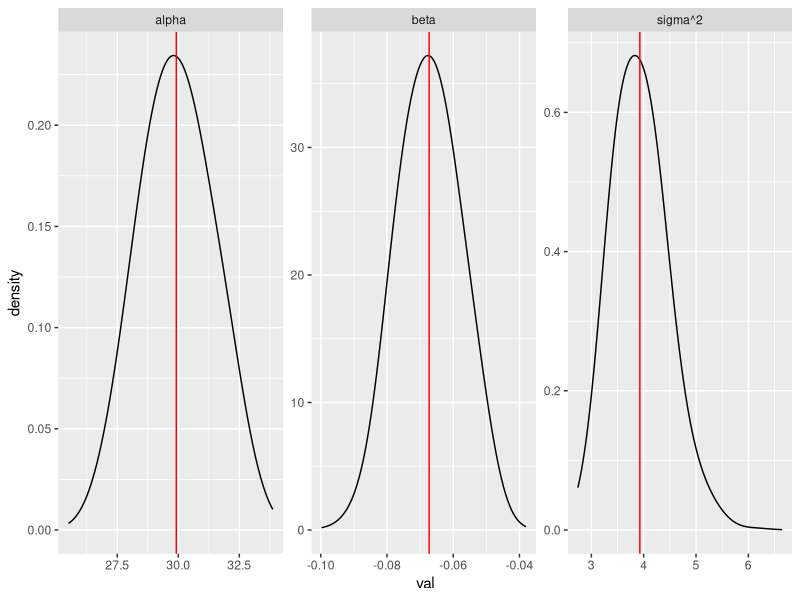

Write the R code that produced this figure. (Note: this script raises an error after producing the figure.)
## ---- chunk 1
verossimilhanca <- function(param, x, y) {
  ### Parametros
  a <- param[1]
  b <- param[2]
  s <- exp(param[3])
  
  ### Log da verossimilhança
  mu <- a + b*x
  log_verossim <- sum(dnorm(y, mu, s, log=TRUE))
  return(log_verossim)
}

prioris <- function(param){
  a <- param[1]
  b <- param[2]
  s <- exp(param[3])
  aprior = dnorm(a, sd = 20, log = T)
  bprior = dnorm(b, sd = 20, log = T)
  sprior = dnorm(s, sd = 20, log = T)
  return(aprior+bprior+sprior)
}

posteriori <- function(param, x, y){
  verossimilhanca(param, x , y) + prioris(param)
}

library(mcmc)
param.init <- c(20, -2, 5) # valores iniciais para os parametros
set.seed(43)
out <- metrop(posteriori, param.init, 1e6, x = mtcars$hp, y = mtcars$mpg)  # fazer o MCMC
## ---- chunk 2
facet_wrap_labeller <- function(gg.plot,labels=NULL) {
  #works with R 3.0.1 and ggplot2 0.9.3.1
  require(gridExtra)

  g <- ggplotGrob(gg.plot)
  gg <- g$grobs      
  strips <- grep("strip_t", names(gg))

  for(ii in seq_along(labels))  {
    modgrob <- getGrob(gg[[strips[ii]]], "strip.text", 
                       grep=TRUE, global=TRUE)
    gg[[strips[ii]]]$children[[modgrob$name]] <- editGrob(modgrob,label=labels[ii])
  }

  g$grobs <- gg
  class(g) = c("arrange", "ggplot",class(g)) 
  g
}
## ---- chunk 3
library(tidyr)
suppressPackageStartupMessages(library(dplyr))
suppressPackageStartupMessages(library(ggplot2))
d <- out$batch %>% data.frame() %>% filter(row_number() > 10000) %>% mutate(X3 = exp(X3))
names(d) <- c(expression(alpha), expression(beta), expression(sigma ^2))
d2 <- d %>% gather(par, val) %>% group_by(par) %>% summarise(m = mean(val))
x <- d %>% sample_n(50000) %>%
  gather(par, val) %>% 
  ggplot(aes(x = val)) + 
  geom_density(adjust = 5) + 
  geom_vline(aes(xintercept = m, group = par), color = "red", data = d2)+
  facet_wrap(~par,scales = "free")
facet_wrap_labeller(x, labels = c(expression(alpha), expression(beta), expression(sigma^2)))
## ---- chunk 4
g1 <- out$batch %>% data.frame() %>%  
  filter(row_number() > 10000) %>% sample_n(50000) %>%
  ggplot(aes(x = X1, y = X2)) + geom_density2d(adjust = 5) + geom_point() + 
  xlab(expression(alpha)) + ylab(expression(beta))


g2 <- out$batch %>% data.frame() %>% mutate(X3 = exp(X3)) %>%
  filter(row_number() > 10000) %>% sample_n(50000) %>%
  ggplot(aes(x = X1, y = X3)) + geom_density2d(adjust = 5) + geom_point() + 
  xlab(expression(alpha)) + ylab(expression(sigma ^2))

g3 <- out$batch %>% data.frame() %>% mutate(X3 = exp(X3)) %>%
  filter(row_number() > 10000) %>% sample_n(50000) %>%
  ggplot(aes(x = X2, y = X3)) + geom_density2d(adjust = 5) + geom_point() + 
  xlab(expression(beta)) + ylab(expression(sigma ^ 2))

gridExtra::grid.arrange(g1, g2, g3, ncol=3)
